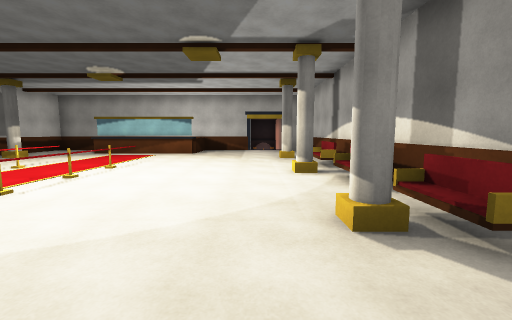
view 1 (above)

13 first-person views from a walk through a 3-D level made in the Unity game engine. The camera is 1.5 m above the floor, tilts 6° down and sees 90° across. The floor is counted in squares, 2 m on a side. Each view is taken from the middle of a square. On the plan, view 1 faces up. The plan holds only what a view shows up to about 9 squares ahead; the rest is blank. The player is left out. Some animated figures are left out.

view 2
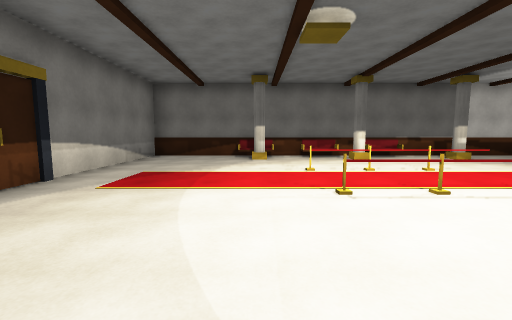

view 3
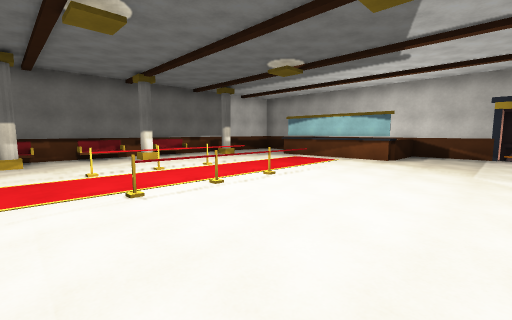

view 4
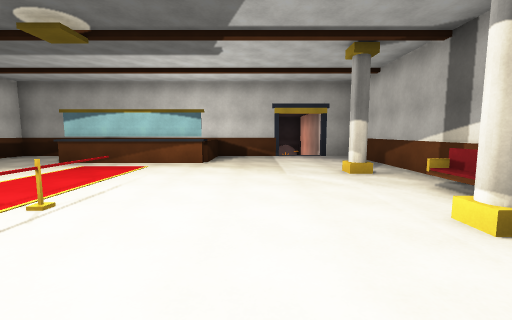

view 5
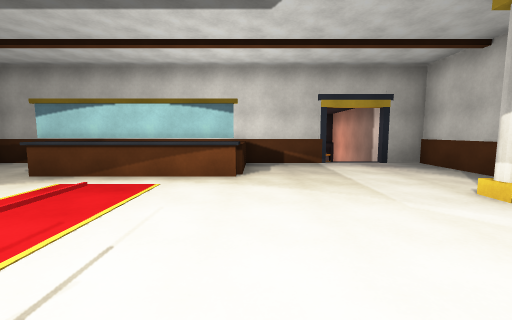

view 6
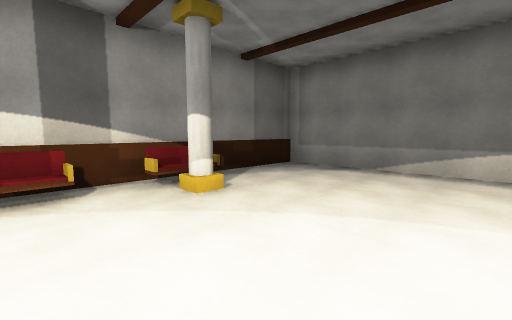

view 7
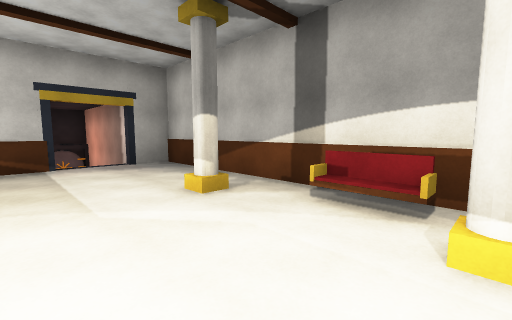

view 8
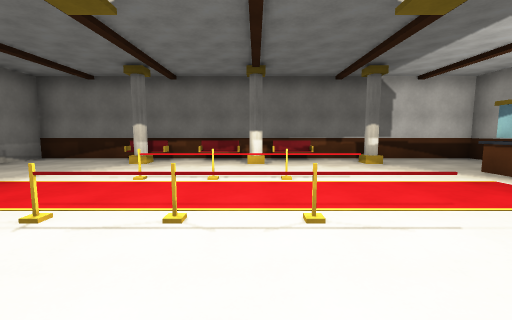

view 9
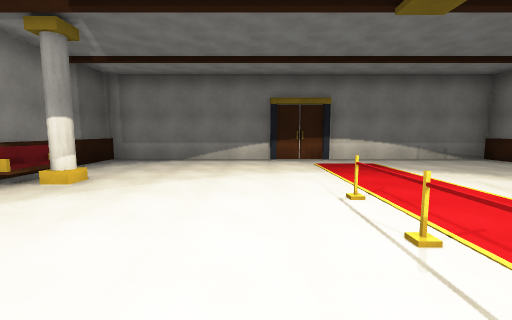

view 10
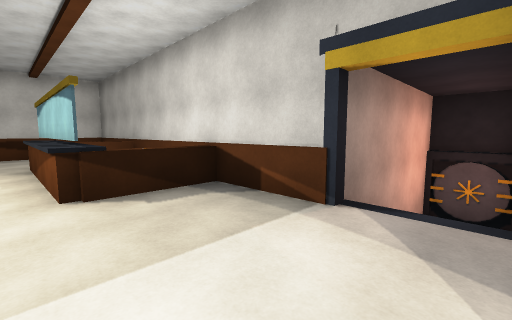

view 11
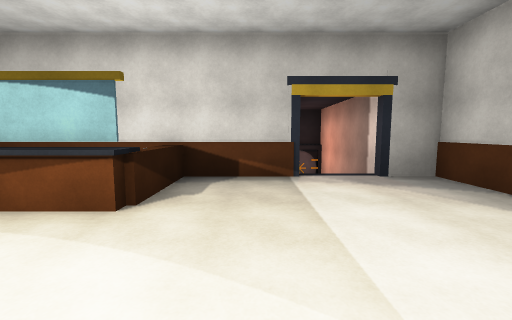

view 12
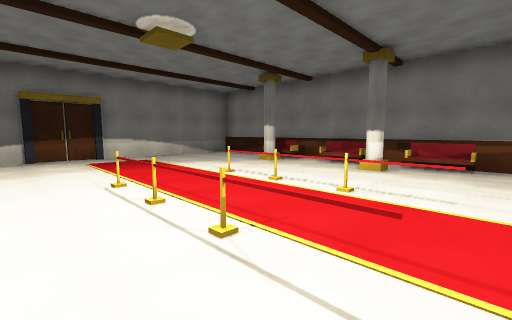

view 13
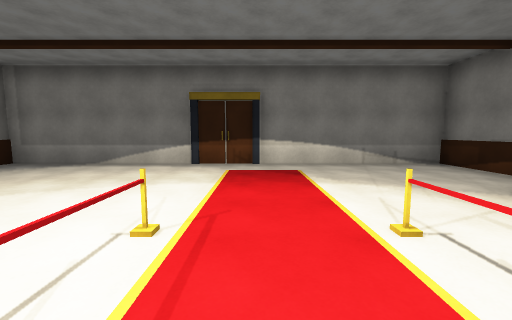

### Floor plan
Key: @ floor where view 1 was taken; # wall or solid block; . floor; / step, stairs or slope; = window, fence, low wall or low ledge; ^ raised ledge; O other object.
Columns run from 9 left of view 1 to 3 right of it. Each row starts with its distance up from view 1.
 16          ##
 15         #  #
 14         #//#
 13         #//#
 12 #########//##
 11 #..^##=.....#
 10 #..^###=....#
  9 #...........#
  8 #O........O.#
  7 #...........#
  6 #O..O.O....##
  5 ##O.O.O...OO
  4 #O..O.O....##
  3 #..........O#
  2 #OO.......O.#
  1 #..........O#
  0 #........@..#
 -1 #...........#
 -2 #############

Positions as (right, up) in squares from view 1, and headings:
1: (0, 0), facing up
2: (0, 2), facing left
3: (0, 2), facing up-left
4: (-1, 3), facing up
5: (-2, 5), facing up
6: (-2, 4), facing down-right
7: (-1, 5), facing up-right
8: (-1, 5), facing left
9: (-2, 6), facing down
10: (1, 9), facing up-left
11: (-1, 7), facing up
12: (-2, 7), facing down-left
13: (-4, 5), facing down
